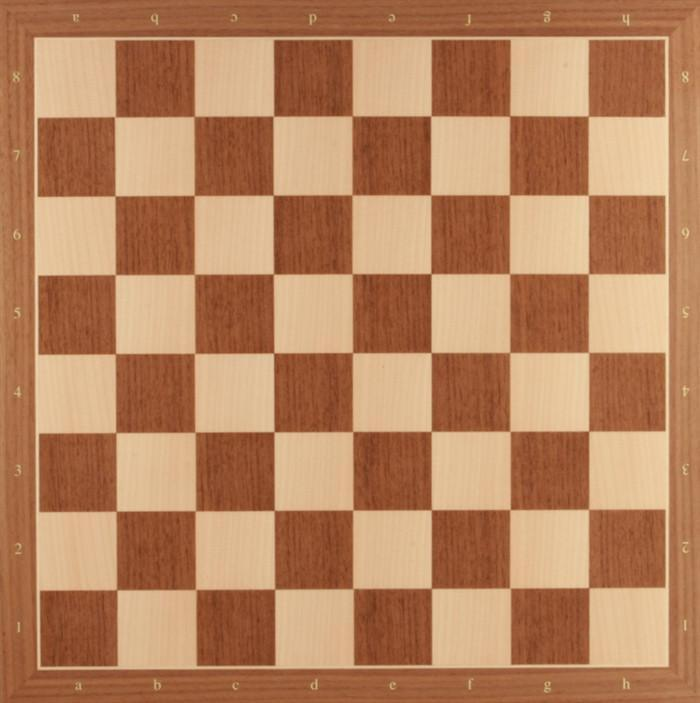
#> input picture Digital Image Processing/OpenCV/gallery/chessBoard.jpg, 700 x 703 px, found by its file name
$ python cannyEdgeDetector.py
#> lines starting #> are read from the running program, lines starting #| are printed output that depends on the picture
import cv2
import numpy as np
import matplotlib.pyplot as plt


chessImg = cv2.imread("../../gallery/chessBoard.jpg", cv2.IMREAD_COLOR)
#> chessImg is the input picture: shape (703, 700, 3); mean B, G, R 94.9, 131.6, 183
grayChess = cv2.cvtColor(chessImg, cv2.COLOR_BGR2GRAY)
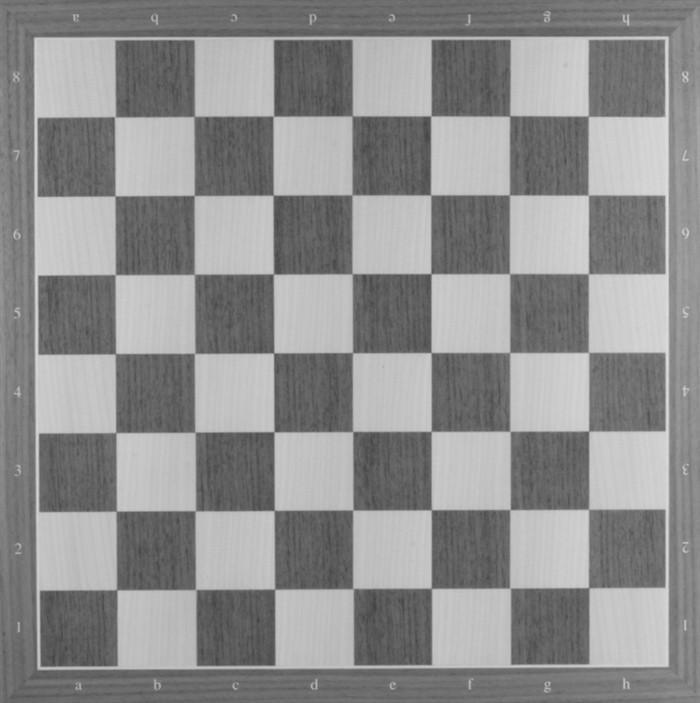
#> grayChess: shape (703, 700); min 67, max 225, mean 142.8

median = np.median(grayChess)
#> median = 123
minVal = int(max(0, 0.7*median))
#> minVal = 86
maxVal = int(min(255, 1.3*median))
#> maxVal = 159
cannyEdges = cv2.Canny(grayChess, minVal, maxVal)
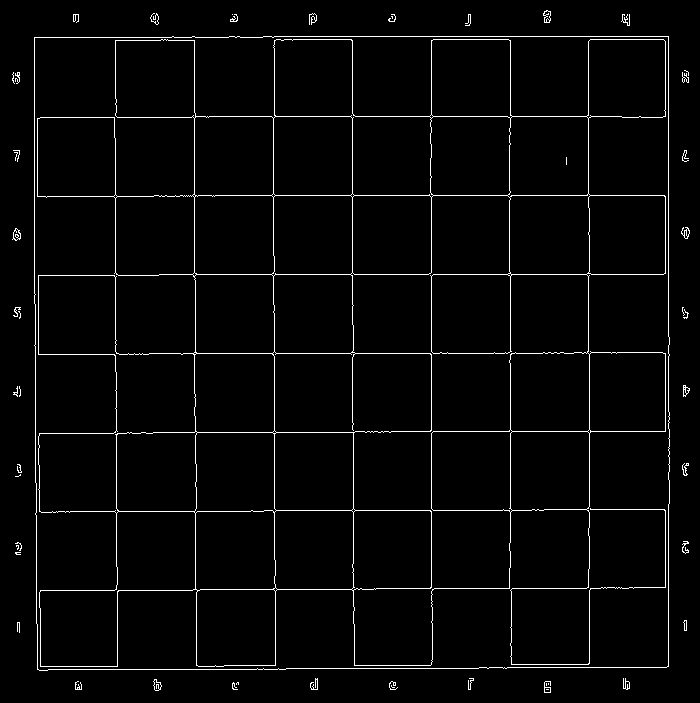
#> cannyEdges: shape (703, 700); 2.8% white in thin lines or dots


cv2.imshow("detected-edges", cannyEdges)
cv2.waitKey(0)
cv2.destroyAllWindows()
